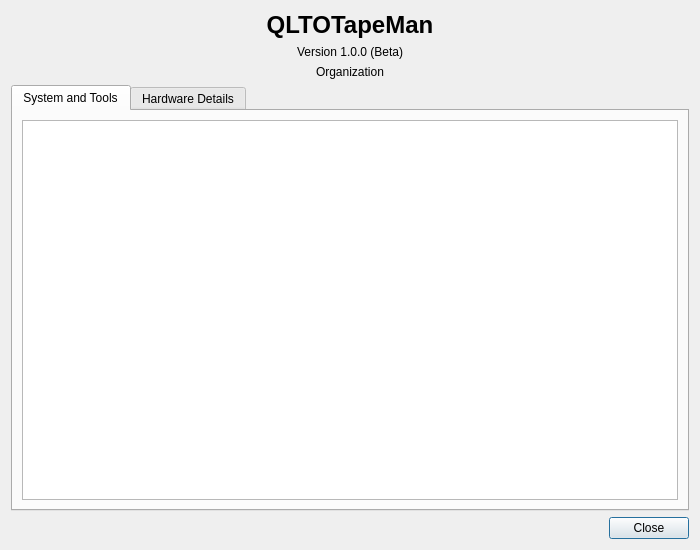
<?xml version="1.0" encoding="UTF-8"?>
<ui version="4.0">
 <class>AboutDialog</class>
 <widget class="QDialog" name="AboutDialog">
  <property name="geometry">
   <rect>
    <x>0</x>
    <y>0</y>
    <width>700</width>
    <height>550</height>
   </rect>
  </property>
  <property name="windowTitle">
   <string>About QLTOTapeMan</string>
  </property>
  <layout class="QVBoxLayout" name="verticalLayout">
   <item>
    <widget class="QLabel" name="lblTitle">
     <property name="font">
      <font>
       <pointsize>18</pointsize>
       <bold>true</bold>
      </font>
     </property>
     <property name="text">
      <string>QLTOTapeMan</string>
     </property>
     <property name="alignment">
      <set>Qt::AlignmentFlag::AlignCenter</set>
     </property>
    </widget>
   </item>
   <item>
    <widget class="QLabel" name="lblVersion">
     <property name="text">
      <string>Version 1.0.0 (Beta)</string>
     </property>
     <property name="alignment">
      <set>Qt::AlignmentFlag::AlignCenter</set>
     </property>
    </widget>
   </item>
   <item>
    <widget class="QLabel" name="lblOrg">
     <property name="text">
      <string>Organization</string>
     </property>
     <property name="alignment">
      <set>Qt::AlignmentFlag::AlignCenter</set>
     </property>
    </widget>
   </item>
   <item>
    <widget class="QTabWidget" name="tabWidget">
     <property name="currentIndex">
      <number>0</number>
     </property>
     <widget class="QWidget" name="tabSystem">
      <attribute name="title">
       <string>System and Tools</string>
      </attribute>
      <layout class="QVBoxLayout" name="verticalLayout_2">
       <item>
        <widget class="QTextBrowser" name="textSystemInfo">
         <property name="openExternalLinks">
          <bool>true</bool>
         </property>
        </widget>
       </item>
      </layout>
     </widget>
     <widget class="QWidget" name="tabHardware">
      <attribute name="title">
       <string>Hardware Details</string>
      </attribute>
      <layout class="QVBoxLayout" name="verticalLayout_3">
       <item>
        <widget class="QTextEdit" name="textHardwareInfo">
         <property name="font">
          <font>
           <family>Courier New</family>
           <pointsize>11</pointsize>
          </font>
         </property>
         <property name="readOnly">
          <bool>true</bool>
         </property>
        </widget>
       </item>
      </layout>
     </widget>
    </widget>
   </item>
   <item>
    <widget class="QDialogButtonBox" name="buttonBox">
     <property name="orientation">
      <enum>Qt::Orientation::Horizontal</enum>
     </property>
     <property name="standardButtons">
      <set>QDialogButtonBox::StandardButton::Close</set>
     </property>
    </widget>
   </item>
  </layout>
 </widget>
 <resources/>
 <connections>
  <connection>
   <sender>buttonBox</sender>
   <signal>accepted()</signal>
   <receiver>AboutDialog</receiver>
   <slot>accept()</slot>
   <hints>
    <hint type="sourcelabel">
     <x>20</x>
     <y>20</y>
    </hint>
    <hint type="destinationlabel">
     <x>20</x>
     <y>20</y>
    </hint>
   </hints>
  </connection>
  <connection>
   <sender>buttonBox</sender>
   <signal>rejected()</signal>
   <receiver>AboutDialog</receiver>
   <slot>reject()</slot>
   <hints>
    <hint type="sourcelabel">
     <x>20</x>
     <y>20</y>
    </hint>
    <hint type="destinationlabel">
     <x>20</x>
     <y>20</y>
    </hint>
   </hints>
  </connection>
 </connections>
</ui>
